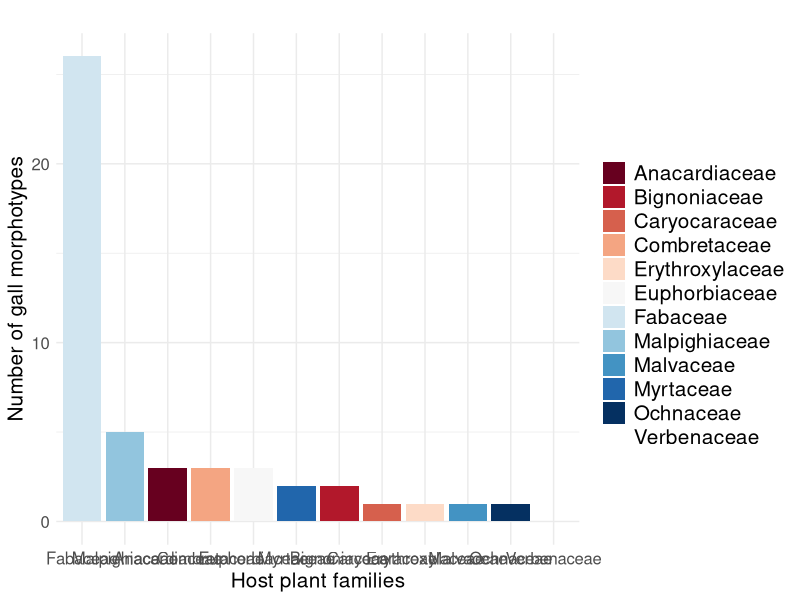
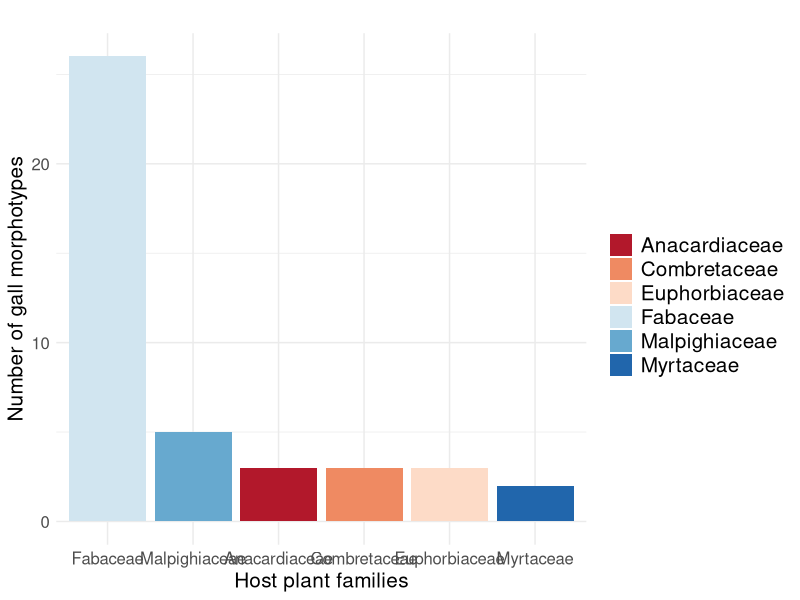
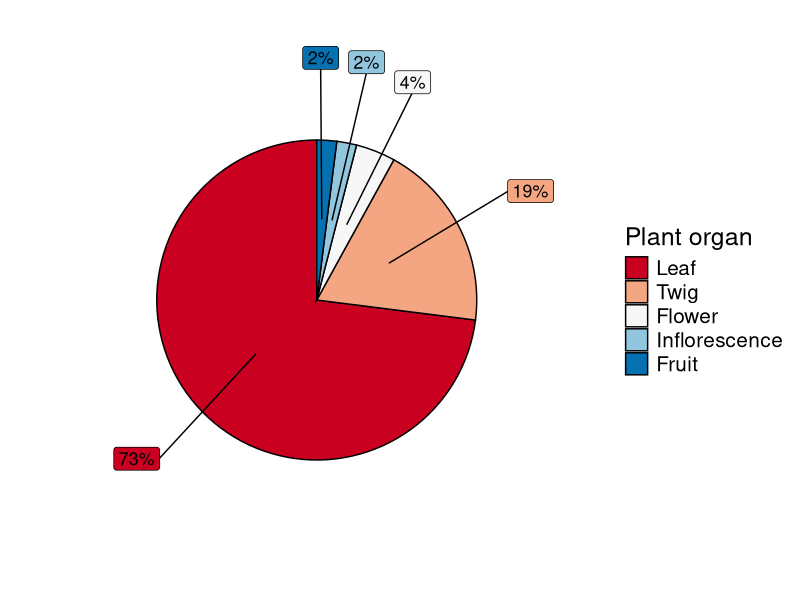
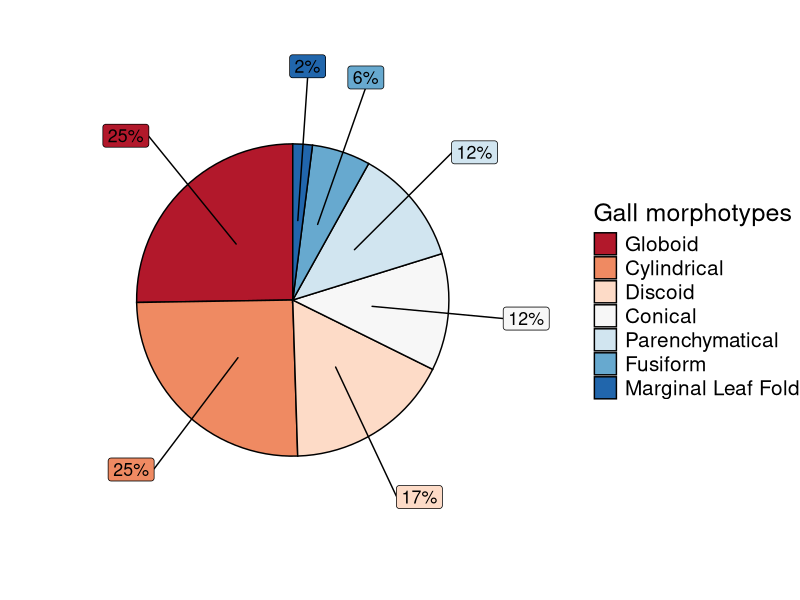

Generate these figures, in order, with R:
##Figure scripts for "Insect galls from the Serra da Bandeira (Barreiras, Western Bahia, Brazil)"
#June 21, 2023

##Library
library(ggplot2)
library(tidyr)
library(dplyr)


# BARPLOT 1
df <- data.frame(
  dose=c("Fabaceae", "Malpighiaceae","Euphorbiaceae",
         "Combretaceae","Anacardiaceae","Myrtaceae","Malvaceae",
         "Ochnaceae","Bignoniaceae","Bignoniaceae",
         "Caryocaraceae","Erythroxylaceae","Verbenaceae"),  
  len=c(26,5,3,3,3,2,1,1,1,1,1,1,1))

p<-ggplot(df, aes(x= reorder(dose, -len), y=len, fill=dose)) +
  geom_bar(stat="identity")+theme_minimal()+theme(axis.text=element_text(size=12),
                                                  axis.title=element_text(size=14))+
  #scale_fill_viridis_d()
  scale_fill_brewer(palette="RdBu") # RdBu #http://rstudio-pubs-static.s3.amazonaws.com/5312_98fc1aba2d5740dd849a5ab797cc2c8d.html

p + 
  ggtitle("") + #title
  xlab("Host plant families") + ylab("Number of gall morphotypes") + 
  labs(fill = "") + #legend title
  theme(legend.title = element_text(size=18)) +
  theme(legend.text = element_text(size=15)) +
  theme(axis.title.x = element_text(size=15),
        axis.title.y = element_text(size=15))


# BARPLOT 1 with more than one morphotype 
df <- data.frame(
  dose=c("Fabaceae", "Malpighiaceae","Euphorbiaceae",
         "Combretaceae","Anacardiaceae","Myrtaceae"),  
  len=c(26,5,3,3,3,2))

p<-ggplot(df, aes(x= reorder(dose, -len), y=len, fill=dose)) +
  geom_bar(stat="identity")+theme_minimal()+theme(axis.text=element_text(size=12),
                                                  axis.title=element_text(size=14))+
  #scale_fill_viridis_d()
  scale_fill_brewer(palette="RdBu") # RdBu #http://rstudio-pubs-static.s3.amazonaws.com/5312_98fc1aba2d5740dd849a5ab797cc2c8d.html

p + 
  ggtitle("") + #title
  xlab("Host plant families") + ylab("Number of gall morphotypes") + 
  labs(fill = "") + #legend title
  theme(legend.title = element_text(size=18)) +
  theme(legend.text = element_text(size=15)) +
  theme(axis.title.x = element_text(size=15),
        axis.title.y = element_text(size=15))



# BARPLOT 2
library(ggplot2)
require(ggrepel)
library(tidyverse)


Leaf <- (35*100/48)
Twig <- (9*100/48)
Flower <- (2*100/48)
Inflorescence <- (1*100/48)
Fruit <- (1*100/48)


df <- data.frame(
  group=c("Leaf", "Twig","Flower","Inflorescence","Fruit"),  
  value=c(73,19,4,2,2))


# Get the positions
df2 <- df %>% 
  mutate(csum = rev(cumsum(rev(value))), 
         pos = value/2 + lead(csum, 1),
         pos = if_else(is.na(pos), value/2, pos))

ggplot(df, aes(x = "" , y = value, fill = fct_inorder(group))) +
  geom_col(width = 1, color = 1) +
  coord_polar(theta = "y") +
  scale_fill_brewer(palette = "RdBu") +
  geom_label_repel(data = df2,
                   aes(y = pos, label = paste0(value, "%")),
                   size = 4.5, nudge_x = 1, show.legend = FALSE) +
  guides(fill = guide_legend(title = "Plant organ")) +
  theme_void()+
  theme(legend.title = element_text(size=18)) +
  theme(legend.text = element_text(size=15))



# BARPLOT 3

Globoid <- (12*100/48)
Cylindrical <- (12*100/48)
Discoid <- (8*100/48)
Conical <- (6*100/48)
Parenchymatical <- (6*100/48)
Fusiform <- (3*100/48)
MarginalLeafFold <- (1*100/48)


df <- data.frame(
  group=c("Globoid", "Cylindrical","Discoid","Conical",
          "Parenchymatical", "Fusiform", "Marginal Leaf Fold"),  
  value=c(25,25,17,12,12,6,2))


# Get the positions
df2 <- df %>% 
  mutate(csum = rev(cumsum(rev(value))), 
         pos = value/2 + lead(csum, 1),
         pos = if_else(is.na(pos), value/2, pos))

ggplot(df, aes(x = "" , y = value, fill = fct_inorder(group))) +
  geom_col(width = 1, color = 1) +
  coord_polar(theta = "y") +
  scale_fill_brewer(palette = "RdBu") +
  geom_label_repel(data = df2,
                   aes(y = pos, label = paste0(value, "%")),
                   size = 4.5, nudge_x = 1, show.legend = FALSE) +
  guides(fill = guide_legend(title = "Gall morphotypes")) +
  theme_void() +
  theme(legend.title = element_text(size=18)) +
  theme(legend.text = element_text(size=15))



